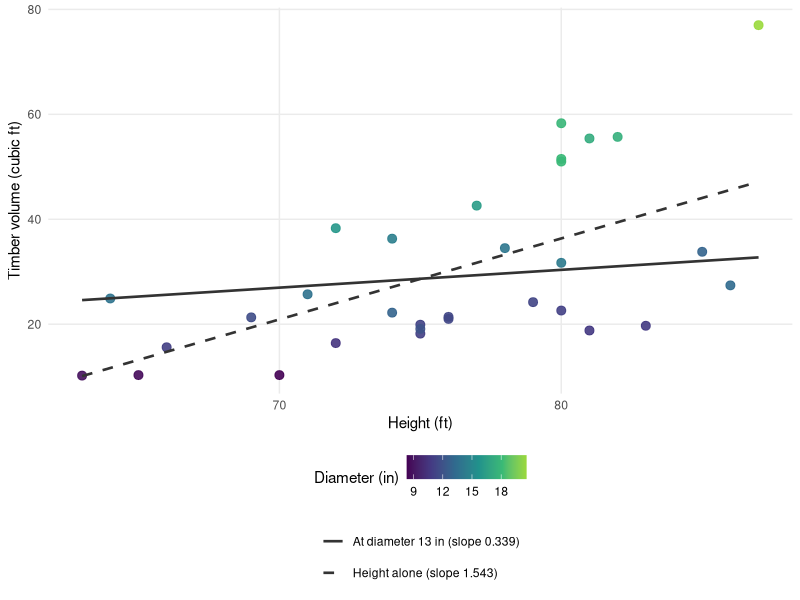
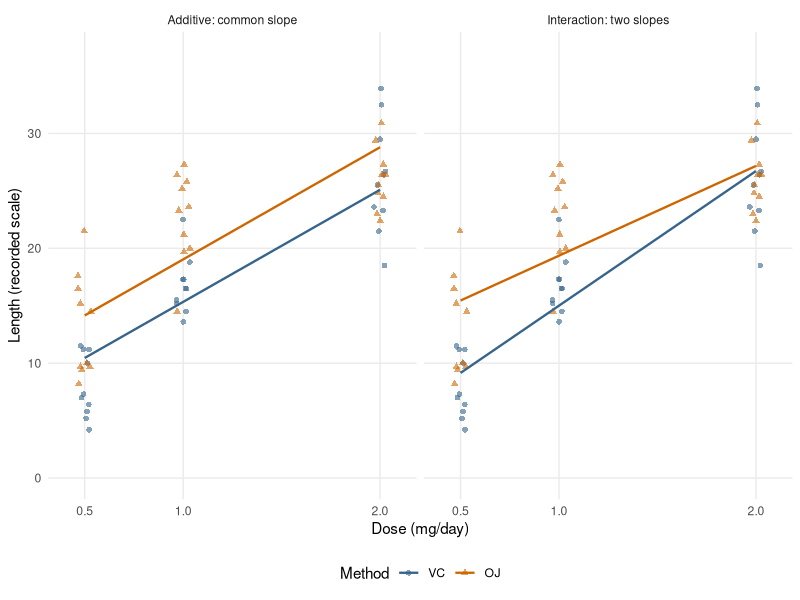
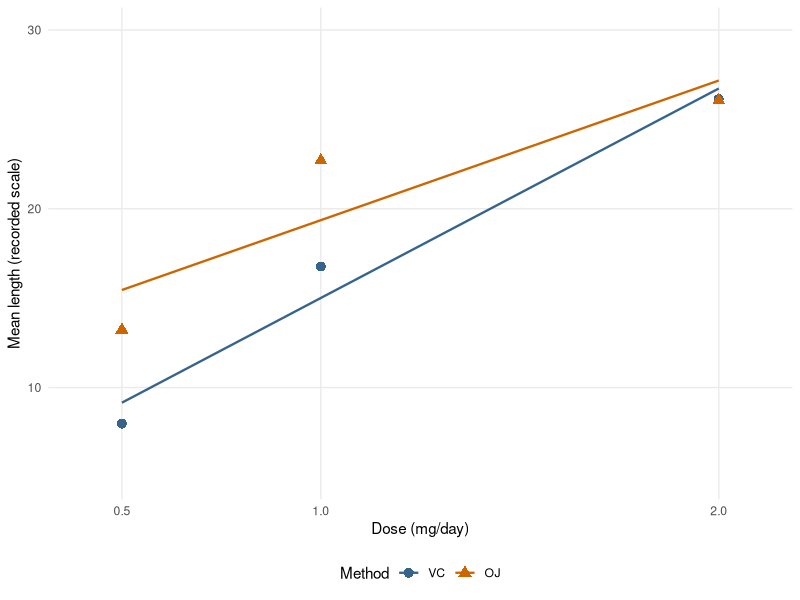

Here is the R script that generated these plots, in order:
## ---- chunk 1
#| label: ch5-tree-models
library(ggplot2)
theme_set(theme_minimal(base_size = 11) +
            theme(legend.position = "bottom",
              panel.grid.minor = element_blank()))
ch5_trees <- transform(datasets::trees, Diameter = Girth)
ch5_tree_simple <- lm(Volume ~ Height, data = ch5_trees)
ch5_tree_adjusted <- lm(Volume ~ Height + Diameter, data = ch5_trees)
knitr::kable(data.frame(
  Model = c("Height alone", "Height adjusted for diameter"),
  Height_coefficient = c(coef(ch5_tree_simple)["Height"],
                         coef(ch5_tree_adjusted)["Height"])),
  digits = 3, col.names = c("Model", "Height coefficient"),
  row.names = FALSE)
## ---- chunk 2
#| label: fig-ch5-adjustment
#| echo: false
#| fig-pos: "H"
#| fig-cap: "Dashed: height-only fit. Solid: adjusted mean at diameter 13 inches. Color shows observed diameter; distances to the solid line are not residuals because the trees have different diameters."
#| fig-alt: "Timber volume against height, with tree diameter encoded by color. A steep dashed unadjusted line has slope 1.543; a shallower solid line at diameter 13 inches has slope 0.339. Both line meanings appear in the legend."
#| fig-width: 7
#| fig-height: 4.8
ch5_height_grid <- data.frame(
  Height = seq(min(ch5_trees$Height), max(ch5_trees$Height), length.out = 100),
  Diameter = 13)
ch5_height_lines <- rbind(
  transform(ch5_height_grid,
    Volume = predict(ch5_tree_simple, ch5_height_grid),
    Comparison = "Height alone (slope 1.543)"),
  transform(ch5_height_grid,
    Volume = predict(ch5_tree_adjusted, ch5_height_grid),
    Comparison = "At diameter 13 in (slope 0.339)"))
ggplot(ch5_trees, aes(Height, Volume)) +
  geom_point(aes(colour = Diameter), size = 2.7, alpha = 0.9) +
  geom_line(data = ch5_height_lines,
    aes(linetype = Comparison), colour = "#333333", linewidth = 0.9) +
  scale_colour_viridis_c(option = "D", end = 0.85) +
  scale_linetype_manual(values = c(
    "Height alone (slope 1.543)" = "dashed",
    "At diameter 13 in (slope 0.339)" = "solid")) +
  labs(x = "Height (ft)", y = "Timber volume (cubic ft)",
       colour = "Diameter (in)", linetype = NULL) +
  guides(colour = guide_colourbar(order = 1),
         linetype = guide_legend(order = 2, ncol = 1)) +
  theme(legend.box = "vertical")
## ---- chunk 3
#| label: ch5-indicator-matrix
ch5_groups <- data.frame(group = factor(c("A", "B", "C")))
contrasts(ch5_groups$group) <- contr.treatment(levels(ch5_groups$group), base = 1)
knitr::kable(model.matrix(~ group, data = ch5_groups),
             row.names = FALSE)
## ---- chunk 4
#| label: ch5-tooth-data
ch5_tooth <- datasets::ToothGrowth
ch5_tooth$supp <- factor(ch5_tooth$supp, levels = c("VC", "OJ"))
ch5_tooth$dose_c <- ch5_tooth$dose - 1
ch5_tooth$dose_f <- factor(ch5_tooth$dose, levels = c(0.5, 1, 2))
contrasts(ch5_tooth$supp) <-
  contr.treatment(levels(ch5_tooth$supp), base = 1)
contrasts(ch5_tooth$dose_f) <-
  contr.treatment(levels(ch5_tooth$dose_f), base = 1)
stopifnot(!anyNA(ch5_tooth))
ch5_cell_summary <- aggregate(
  len ~ supp + dose, data = ch5_tooth,
  FUN = function(y) c(n = length(y), mean = mean(y)))
ch5_summary_table <- data.frame(ch5_cell_summary[1:2],
                                 ch5_cell_summary$len)
knitr::kable(ch5_summary_table, digits = 2,
  col.names = c("Method", "Dose (mg/day)", "n", "Mean length"))
## ---- chunk 5
#| label: ch5-additive-fit
ch5_fit_add <- lm(len ~ dose_c + supp, data = ch5_tooth)
## ---- chunk 6
#| label: ch5-interaction-design
ch5_profiles <- expand.grid(dose_c = c(-0.5, 0, 1),
                            supp = c("VC", "OJ"))
ch5_profiles$supp <- factor(ch5_profiles$supp, levels = c("VC", "OJ"))
contrasts(ch5_profiles$supp) <- contr.treatment(levels(ch5_profiles$supp), base = 1)
knitr::kable(model.matrix(~ dose_c * supp, data = ch5_profiles),
             row.names = FALSE)
## ---- chunk 7
#| label: ch5-interaction-fit
ch5_fit_int <- lm(len ~ dose_c * supp, data = ch5_tooth)
## ---- chunk 8
#| label: fig-ch5-parallel-versus-interaction
#| echo: false
#| fig-pos: "H"
#| fig-cap: "The same observations fitted with parallel lines (additive) or separate slopes (interaction). Horizontal jitter is for display only; both models use the original doses."
#| fig-alt: "Two panels show length against vitamin C dose for VC and OJ. The additive fit has parallel lines; the interaction fit has a steeper VC line. Both panels display the same individual observations."
#| fig-width: 7
#| fig-height: 4
set.seed(8561)
ch5_tooth$dose_plot <- ch5_tooth$dose + runif(nrow(ch5_tooth), -0.035, 0.035)
ch5_cols <- c(VC = "steelblue4", OJ = "darkorange3")
ch5_grid <- expand.grid(dose = seq(0.5, 2, length.out = 100),
                        supp = levels(ch5_tooth$supp))
ch5_grid$dose_c <- ch5_grid$dose - 1
ch5_prediction <- rbind(
  transform(ch5_grid, length = predict(ch5_fit_add, newdata = ch5_grid),
            model = "Additive: common slope"),
  transform(ch5_grid, length = predict(ch5_fit_int, newdata = ch5_grid),
            model = "Interaction: two slopes"))
ggplot(ch5_tooth, aes(dose_plot, len, colour = supp)) +
  geom_point(aes(shape = supp), alpha = 0.6, size = 1.6) +
  geom_line(data = ch5_prediction, aes(x = dose, y = length),
    linewidth = 0.8) +
  scale_colour_manual(values = ch5_cols) +
  scale_shape_manual(values = c(VC = 16, OJ = 17)) +
  scale_x_continuous(breaks = c(0.5, 1, 2)) +
  facet_wrap(~ model, nrow = 1) +
  coord_cartesian(xlim = c(0.4, 2.1), ylim = c(0, 37)) +
  labs(x = "Dose (mg/day)", y = "Length (recorded scale)",
       colour = "Method", shape = "Method")
## ---- chunk 9
#| label: ch5-model-comparisons
ch5_fit_dose <- lm(len ~ dose_c, data = ch5_tooth)
ch5_fit_cells <- lm(len ~ dose_f * supp, data = ch5_tooth)
ch5_tests <- list(
  "Equal slopes" = anova(ch5_fit_add, ch5_fit_int),
  "Identical lines" = anova(ch5_fit_dose, ch5_fit_int),
  "Straight-line means" = anova(ch5_fit_int, ch5_fit_cells))
ch5_test_results <- do.call(rbind, lapply(names(ch5_tests), function(name) {
  a <- ch5_tests[[name]]
  data.frame(Comparison = name,
    df = sprintf("(%d, %d)", a$Df[2], a$Res.Df[2]),
    F = round(a$F[2], 3),
    p_value = format.pval(a$`Pr(>F)`[2], digits = 3, eps = 0.0001))
}))
knitr::kable(ch5_test_results, row.names = FALSE,
             col.names = c("Comparison", "F degrees of freedom", "F", "p-value"))
## ---- chunk 10
#| label: fig-ch5-dose-shape
#| echo: false
#| fig-pos: "H"
#| fig-cap: "Points show the six observed method-dose means; lines show the interaction fit. A factor-dose model reproduces each point, while straight lines cannot."
#| fig-alt: "For each delivery method, three cell means are plotted against dose and compared with its fitted straight line. The means at 1 mg/day lie above the fitted lines."
#| fig-width: 6.5
#| fig-height: 3.8
ch5_means <- aggregate(len ~ dose + supp, data = ch5_tooth, mean)
ch5_lines <- transform(ch5_grid,
                        length = predict(ch5_fit_int, newdata = ch5_grid))
ggplot(ch5_means, aes(dose, len, colour = supp)) +
  geom_line(data = ch5_lines, aes(y = length), linewidth = 0.8) +
  geom_point(aes(shape = supp), size = 3) +
  scale_colour_manual(values = ch5_cols) +
  scale_shape_manual(values = c(VC = 16, OJ = 17)) +
  scale_x_continuous(breaks = c(0.5, 1, 2)) +
  coord_cartesian(xlim = c(0.4, 2.1), ylim = c(5, 30)) +
  labs(x = "Dose (mg/day)", y = "Mean length (recorded scale)",
       colour = "Method", shape = "Method")
